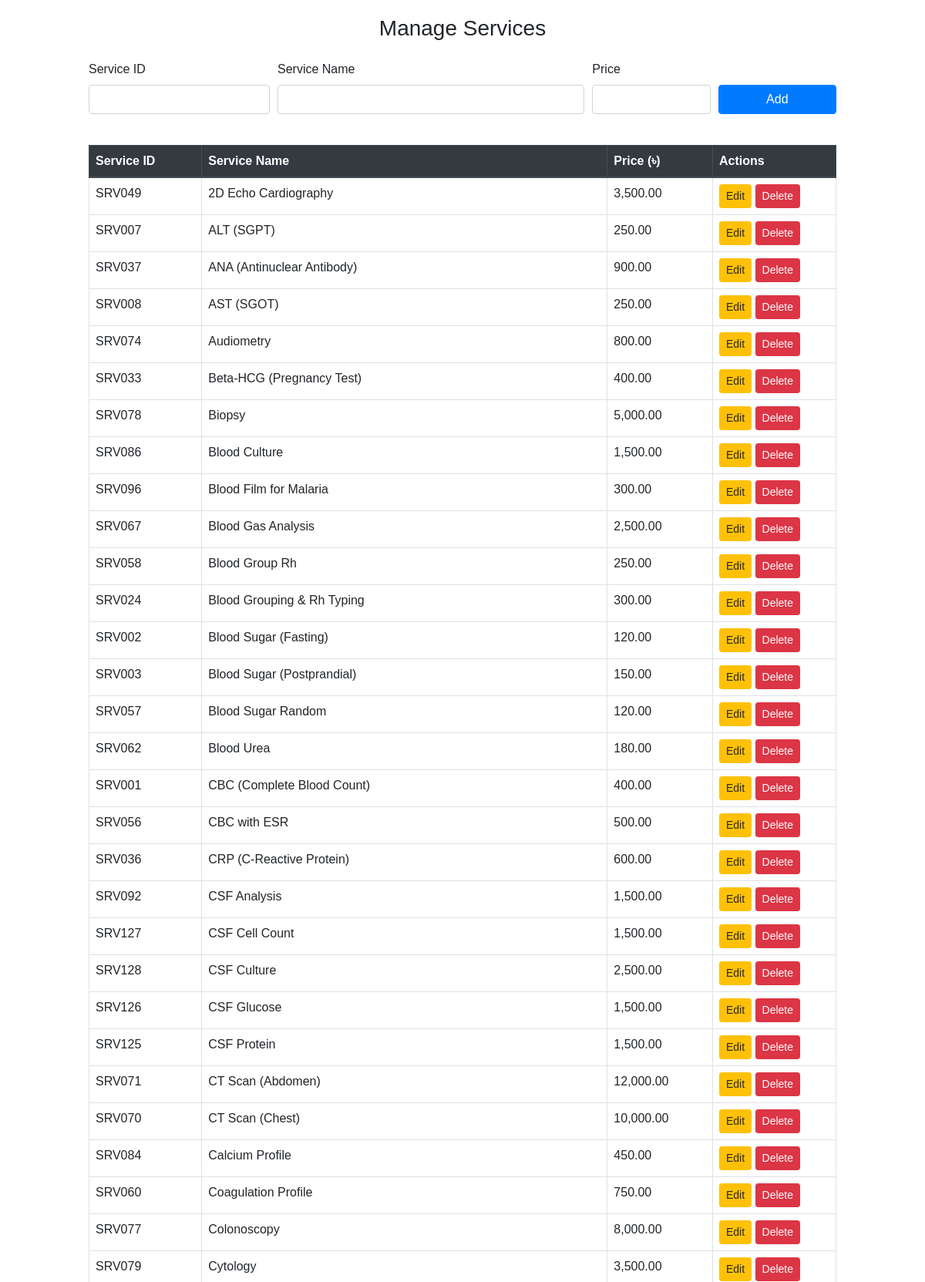
Page /add_services.php (upper part) on the committed database.
### tables this page shows
CREATE TABLE services (
        service_id TEXT PRIMARY KEY,
        service_name TEXT NOT NULL,
        price REAL NOT NULL
    );

### add_services.php (the view, shortened to what this page needs)
<?php
include 'db_sqlite.php';
$edit_service = null;
$stmt = $pdo->query("SELECT * FROM services ORDER BY service_name");
$services = $stmt->fetchAll(PDO::FETCH_ASSOC);
?>
<!DOCTYPE html>
<html>
<head>
    <link rel="stylesheet" href="https://stackpath.bootstrapcdn.com/bootstrap/4.5.2/css/bootstrap.min.css">
</head>
<body>
<div class="container">
    <h3 class="mb-4 text-center">Manage Services</h3>
    <form method="post" class="mb-4">
        <div class="form-row">
            <div class="form-group col-md-3">
                <label>Service ID</label>
                <input type="text" name="service_id" class="form-control" required
                       value="<?= $edit_service['service_id'] ?? '' ?>" <?= $edit_service ? 'readonly' : '' ?>>
            </div>
            <div class="form-group col-md-5">
                <label>Service Name</label>
                <input type="text" name="service_name" class="form-control" required
                       value="<?= $edit_service['service_name'] ?? '' ?>">
            </div>
            <div class="form-group col-md-2">
                <label>Price</label>
                <input type="number" name="price" class="form-control" step="0.01" required
                       value="<?= $edit_service['price'] ?? '' ?>">
            </div>
            <div class="form-group col-md-2 d-flex align-items-end">
                <?php if ($edit_service): ?>
                    <button type="submit" class="btn btn-success mr-2">Update</button>
                    <a href="add_services.php" class="btn btn-secondary">Cancel</a>
                <?php else: ?>
                    <button type="submit" class="btn btn-primary btn-block">Add</button>
                <?php endif ?>
            </div>
        </div>
    </form>
    <table class="table table-bordered table-sm">
        <thead class="thead-dark">
        <tr>
            <th>Service ID</th>
            <th>Service Name</th>
            <th>Price (৳)</th>
            <th width="160">Actions</th>
        </tr>
        </thead>
        <tbody>
        <?php foreach ($services as $row): ?>
            <tr>
                <td><?= htmlspecialchars($row['service_id']) ?></td>
                <td><?= htmlspecialchars($row['service_name']) ?></td>
                <td><?= number_format($row['price'], 2) ?></td>
                <td>
                    <a href="?edit=<?= urlencode($row['service_id']) ?>" class="btn btn-sm btn-warning">Edit</a>
                    <a href="?delete=<?= urlencode($row['service_id']) ?>" class="btn btn-sm btn-danger"
                       onclick="return confirm('Are you sure to delete this service?')">Delete</a>
                </td>
            </tr>
        <?php endforeach ?>
        </tbody>
    </table>
</div>
</body>
</html>

### add_services.php (style rules this page uses)
body { font-family: Arial; padding: 20px; }
.container { max-width: 1000px; }
.table th, .table td { padding: .5rem; }
.btn-sm { padding: .25rem .5rem; font-size: .875rem; }

### rows in the picture
services: service_id "SRV049", service_name "2D Echo Cardiography", price "3,500.00"
services: service_id "SRV007", service_name "ALT (SGPT)", price "250.00"
services: service_id "SRV037", service_name "ANA (Antinuclear Antibody)", price "900.00"
services: service_id "SRV008", service_name "AST (SGOT)", price "250.00"
services: service_id "SRV074", service_name "Audiometry", price "800.00"
services: service_id "SRV033", service_name "Beta-HCG (Pregnancy Test)", price "400.00"
services: service_id "SRV078", service_name "Biopsy", price "5,000.00"
services: service_id "SRV086", service_name "Blood Culture", price "1,500.00"
services: service_id "SRV096", service_name "Blood Film for Malaria", price "300.00"
services: service_id "SRV067", service_name "Blood Gas Analysis", price "2,500.00"
services: service_id "SRV058", service_name "Blood Group Rh", price "250.00"
services: service_id "SRV024", service_name "Blood Grouping & Rh Typing", price "300.00"
services: service_id "SRV002", service_name "Blood Sugar (Fasting)", price "120.00"
services: service_id "SRV003", service_name "Blood Sugar (Postprandial)", price "150.00"
services: service_id "SRV057", service_name "Blood Sugar Random", price "120.00"
services: service_id "SRV062", service_name "Blood Urea", price "180.00"
services: service_id "SRV001", service_name "CBC (Complete Blood Count)", price "400.00"
services: service_id "SRV056", service_name "CBC with ESR", price "500.00"
services: service_id "SRV036", service_name "CRP (C-Reactive Protein)", price "600.00"
services: service_id "SRV092", service_name "CSF Analysis", price "1,500.00"
services: service_id "SRV127", service_name "CSF Cell Count", price "1,500.00"
services: service_id "SRV128", service_name "CSF Culture", price "2,500.00"
services: service_id "SRV126", service_name "CSF Glucose", price "1,500.00"
services: service_id "SRV125", service_name "CSF Protein", price "1,500.00"
services: service_id "SRV071", service_name "CT Scan (Abdomen)", price "12,000.00"
services: service_id "SRV070", service_name "CT Scan (Chest)", price "10,000.00"
services: service_id "SRV084", service_name "Calcium Profile", price "450.00"
services: service_id "SRV060", service_name "Coagulation Profile", price "750.00"
services: service_id "SRV077", service_name "Colonoscopy", price "8,000.00"
services: service_id "SRV079", service_name "Cytology", price "3,500.00"
